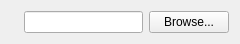
<?xml version="1.0" encoding="UTF-8"?>
<ui version="4.0">
 <class>FileParam</class>
 <widget class="QFrame" name="FileParam">
  <property name="geometry">
   <rect>
    <x>0</x>
    <y>0</y>
    <width>240</width>
    <height>42</height>
   </rect>
  </property>
  <property name="windowTitle">
   <string>Frame</string>
  </property>
  <property name="frameShape">
   <enum>QFrame::NoFrame</enum>
  </property>
  <property name="frameShadow">
   <enum>QFrame::Raised</enum>
  </property>
  <layout class="QHBoxLayout" name="horizontalLayout">
   <item>
    <widget class="QLabel" name="l_info">
     <property name="sizePolicy">
      <sizepolicy hsizetype="Preferred" vsizetype="Preferred">
       <horstretch>0</horstretch>
       <verstretch>0</verstretch>
      </sizepolicy>
     </property>
     <property name="text">
      <string/>
     </property>
    </widget>
   </item>
   <item>
    <widget class="QLineEdit" name="lineEdit"/>
   </item>
   <item>
    <widget class="QPushButton" name="b_file">
     <property name="text">
      <string>Browse...</string>
     </property>
     <property name="autoDefault">
      <bool>false</bool>
     </property>
     <property name="default">
      <bool>false</bool>
     </property>
     <property name="flat">
      <bool>false</bool>
     </property>
    </widget>
   </item>
  </layout>
 </widget>
 <resources/>
 <connections/>
</ui>
